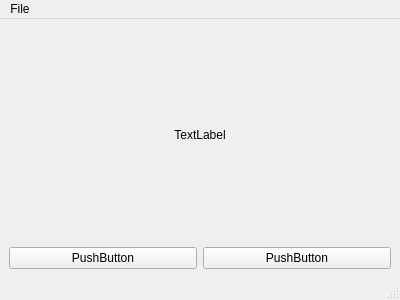
<?xml version="1.0" encoding="UTF-8"?>
<ui version="4.0">
 <class>MainWindow</class>
 <widget class="QMainWindow" name="MainWindow">
  <property name="geometry">
   <rect>
    <x>0</x>
    <y>0</y>
    <width>400</width>
    <height>300</height>
   </rect>
  </property>
  <property name="windowTitle">
   <string>MainWindow</string>
  </property>
  <property name="statusTip">
   <string>This is the status bar</string>
  </property>
  <widget class="QWidget" name="centralwidget">
   <layout class="QVBoxLayout" name="verticalLayout">
    <item>
     <widget class="QLabel" name="label">
      <property name="text">
       <string>TextLabel</string>
      </property>
      <property name="alignment">
       <set>Qt::AlignCenter</set>
      </property>
     </widget>
    </item>
    <item>
     <layout class="QHBoxLayout" name="horizontalLayout">
      <item>
       <widget class="QPushButton" name="pushButton_2">
        <property name="text">
         <string>PushButton</string>
        </property>
       </widget>
      </item>
      <item>
       <widget class="QPushButton" name="pushButton">
        <property name="text">
         <string>PushButton</string>
        </property>
       </widget>
      </item>
     </layout>
    </item>
   </layout>
  </widget>
  <widget class="QMenuBar" name="menubar">
   <property name="geometry">
    <rect>
     <x>0</x>
     <y>0</y>
     <width>400</width>
     <height>21</height>
    </rect>
   </property>
   <widget class="QMenu" name="menuFile">
    <property name="title">
     <string>File</string>
    </property>
    <addaction name="actionNew"/>
   </widget>
   <addaction name="menuFile"/>
  </widget>
  <widget class="QStatusBar" name="statusbar"/>
  <action name="actionNew">
   <property name="text">
    <string>New</string>
   </property>
   <property name="statusTip">
    <string>New File</string>
   </property>
  </action>
 </widget>
 <resources/>
 <connections/>
</ui>
